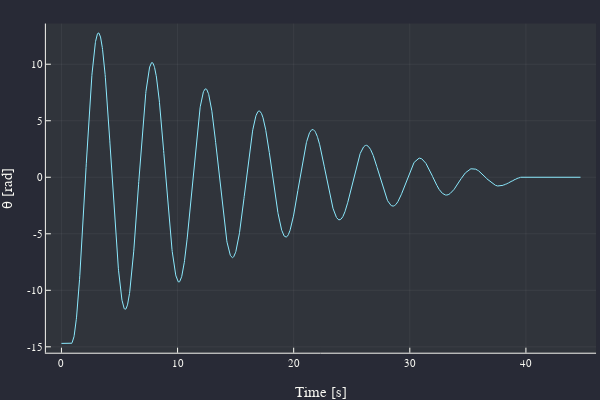

The cell this chart's notebook holds for it:
### Markdown cell above
### Gögn 2, Mæling á θ yfir tíma með málmskífu
Með hápunktum og y-ás hliðraður

### Code cell
data2 = CSV.read("data2.csv", DataFrame)

data2[!,2] = data2[!,2] .- data2[end,2]

plot(data2[!,1], data2[!,2], 
	xlabel = "Time [s]",
	ylabel = "θ [rad]",
	labels = :none)

### Figure 1 — Plotly figure (JSON) as saved in the notebook; plotly's stock layout.template omitted (floating-point values rounded to 4 significant figures; data arrays with more than 128 entries replaced by an {"elided": "..."} marker saying what was removed)
{"data": [{"colorbar": {"title": ""}, "legendgroup": "", "line": {"color": "rgba(139, 233, 253, 1.000)", "dash": "solid", "shape": "linear", "width": 1}, "mode": "lines", "name": "", "showlegend": false, "type": "scatter", "x": {"elided": "2236 float values"}, "xaxis": "x", "y": {"elided": "2236 float values"}, "yaxis": "y", "zmax": null, "zmin": null}], "layout": {"annotations": [], "height": 400, "legend": {"bgcolor": "rgba(40, 42, 54, 1.000)", "bordercolor": "rgba(248, 248, 242, 1.000)", "borderwidth": 1, "font": {"color": "rgba(248, 248, 242, 1.000)", "family": "sans-serif", "size": 11}, "title": {"font": {"color": "rgba(248, 248, 242, 1.000)", "family": "sans-serif", "size": 15}, "text": ""}, "tracegroupgap": 0, "traceorder": "normal", "x": 1, "xanchor": "auto", "y": 1, "yanchor": "auto"}, "margin": {"b": 20, "l": 0, "r": 0, "t": 20}, "paper_bgcolor": "rgba(40, 42, 54, 1.000)", "plot_bgcolor": "rgba(48, 52, 59, 1.000)", "showlegend": true, "width": 600, "xaxis": {"anchor": "y", "domain": [0.07647, 0.9934], "gridcolor": "rgba(248, 248, 242, 0.100)", "gridwidth": 0.5, "linecolor": "rgba(248, 248, 242, 1.000)", "mirror": false, "range": [-1.341, 46.04], "showgrid": true, "showline": true, "showticklabels": true, "tickangle": 0, "tickcolor": "rgb(248, 248, 242)", "tickfont": {"color": "rgba(248, 248, 242, 1.000)", "family": "sans-serif", "size": 11}, "tickmode": "array", "ticks": "inside", "ticktext": ["0", "10", "20", "30", "40"], "tickvals": [0, 10, 20, 30, 40], "title": "Time [s]", "titlefont": {"color": "rgba(248, 248, 242, 1.000)", "family": "sans-serif", "size": 15}, "type": "-", "visible": true, "zeroline": false, "zerolinecolor": "rgba(248, 248, 242, 1.000)"}, "yaxis": {"anchor": "x", "domain": [0.07581, 0.9902], "gridcolor": "rgba(248, 248, 242, 0.100)", "gridwidth": 0.5, "linecolor": "rgba(248, 248, 242, 1.000)", "mirror": false, "range": [-15.52, 13.6], "showgrid": true, "showline": true, "showticklabels": true, "tickangle": 0, "tickcolor": "rgb(248, 248, 242)", "tickfont": {"color": "rgba(248, 248, 242, 1.000)", "family": "sans-serif", "size": 11}, "tickmode": "array", "ticks": "inside", "ticktext": ["-15", "-10", "-5", "0", "5", "10"], "tickvals": [-15, -10, -5, 0, 5, 10], "title": "θ [rad]", "titlefont": {"color": "rgba(248, 248, 242, 1.000)", "family": "sans-serif", "size": 15}, "type": "-", "visible": true, "zeroline": false, "zerolinecolor": "rgba(248, 248, 242, 1.000)"}}}
